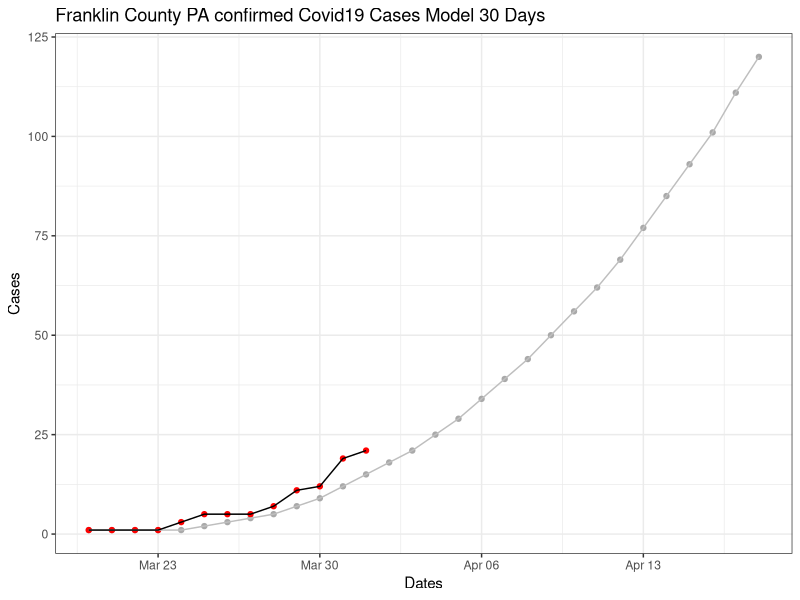

Recreate this plot in R.
## ---- chunk 1
knitr::opts_chunk$set(error = TRUE)
#load libs
library("tidyverse")
library("ggplot2")

franklinCountyCorona <- data.frame("day" = c(seq(1,13)), "dates" = seq(as.Date("2020-03-20"), by = "days", length.out = 13), "cases" = c(1, 1, 1, 1, 3, 5, 5, 5, 7, 11, 12, 19, 21))

## ---- chunk 2

fit <- lm(formula = log(cases) ~ day, data = franklinCountyCorona)

summary(fit)

## ---- chunk 3
newDay <-data.frame("day" = c(seq(1, 30)))
nextTwentyDays <-predict(fit, newDay)
nextTwentyDays <- as.data.frame(nextTwentyDays)
tmp <- seq(as.Date("2020-03-20"), by = "days", length.out = 30)
names(nextTwentyDays)[1] <- "cases"
#has a null value assume model starts at 1
nextTwentyDays[1,1] <- 1
nextTwentyDays <- mutate(nextTwentyDays, 
                         "day"   = c(seq(1, 30)), 
                         "cases" = ceiling(10^log(nextTwentyDays$cases)), 
                         "dates" = tmp)
finalModel<- merge(nextTwentyDays, franklinCountyCorona, by = "dates", all = TRUE)
## ---- chunk 4
ggplot(finalModel, aes(x = dates)) +
  geom_point(aes(y = cases.x), color = "darkgrey") +
  geom_point(aes(y = cases.y), color = "red") +
  geom_path(aes(y = cases.x), color = "grey") +
  geom_path(aes(y = cases.y), color = "black") +
  labs(x = "Dates", y = "Cases") +
  ggtitle("Franklin County PA confirmed Covid19 Cases Model 30 Days") +
  theme_bw()
